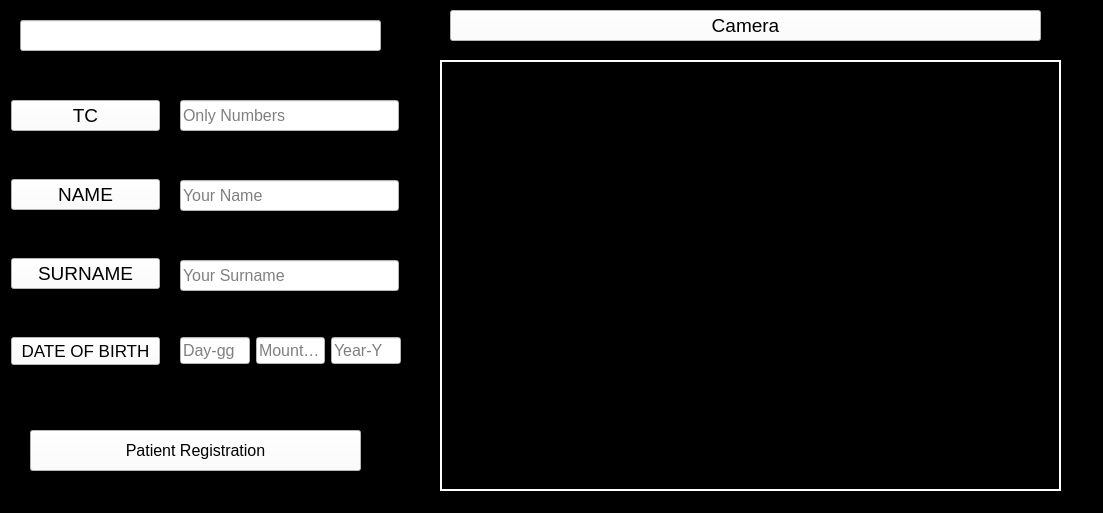
<?xml version="1.0" encoding="UTF-8"?>
<ui version="4.0">
 <class>MainWindow</class>
 <widget class="QWidget" name="MainWindow">
  <property name="windowModality">
   <enum>Qt::ApplicationModal</enum>
  </property>
  <property name="geometry">
   <rect>
    <x>0</x>
    <y>0</y>
    <width>1103</width>
    <height>513</height>
   </rect>
  </property>
  <property name="cursor">
   <cursorShape>ArrowCursor</cursorShape>
  </property>
  <property name="mouseTracking">
   <bool>false</bool>
  </property>
  <property name="windowTitle">
   <string>HOSFACE</string>
  </property>
  <property name="layoutDirection">
   <enum>Qt::LeftToRight</enum>
  </property>
  <property name="autoFillBackground">
   <bool>false</bool>
  </property>
  <property name="styleSheet">
   <string notr="true">background-color: rgb(0, 0, 0);</string>
  </property>
  <widget class="QPushButton" name="BKayit">
   <property name="geometry">
    <rect>
     <x>30</x>
     <y>430</y>
     <width>331</width>
     <height>41</height>
    </rect>
   </property>
   <property name="font">
    <font>
     <pointsize>12</pointsize>
    </font>
   </property>
   <property name="styleSheet">
    <string notr="true"> background-color:rgb(255, 255, 255)</string>
   </property>
   <property name="text">
    <string>Patient Registration</string>
   </property>
  </widget>
  <widget class="QWidget" name="verticalLayoutWidget">
   <property name="geometry">
    <rect>
     <x>10</x>
     <y>70</y>
     <width>151</width>
     <height>331</height>
    </rect>
   </property>
   <layout class="QVBoxLayout" name="verticalLayout">
    <property name="spacing">
     <number>18</number>
    </property>
    <property name="leftMargin">
     <number>1</number>
    </property>
    <property name="topMargin">
     <number>0</number>
    </property>
    <property name="rightMargin">
     <number>1</number>
    </property>
    <property name="bottomMargin">
     <number>3</number>
    </property>
    <item>
     <widget class="QPushButton" name="pushButton_2">
      <property name="font">
       <font>
        <pointsize>14</pointsize>
       </font>
      </property>
      <property name="styleSheet">
       <string notr="true">background-color: rgb(255, 255, 255);</string>
      </property>
      <property name="text">
       <string>TC</string>
      </property>
     </widget>
    </item>
    <item>
     <widget class="QPushButton" name="pushButton_4">
      <property name="font">
       <font>
        <pointsize>14</pointsize>
       </font>
      </property>
      <property name="styleSheet">
       <string notr="true">background-color: rgb(255, 255, 255);</string>
      </property>
      <property name="text">
       <string>NAME</string>
      </property>
     </widget>
    </item>
    <item>
     <widget class="QPushButton" name="pushButton_3">
      <property name="font">
       <font>
        <pointsize>14</pointsize>
       </font>
      </property>
      <property name="styleSheet">
       <string notr="true">background-color: rgb(255, 255, 255);</string>
      </property>
      <property name="text">
       <string>SURNAME</string>
      </property>
     </widget>
    </item>
    <item>
     <widget class="QPushButton" name="pushButton">
      <property name="font">
       <font>
        <pointsize>13</pointsize>
       </font>
      </property>
      <property name="styleSheet">
       <string notr="true">background-color: rgb(255, 255, 255);</string>
      </property>
      <property name="text">
       <string>DATE OF BIRTH</string>
      </property>
     </widget>
    </item>
   </layout>
  </widget>
  <widget class="QWidget" name="horizontalLayoutWidget">
   <property name="geometry">
    <rect>
     <x>180</x>
     <y>330</y>
     <width>221</width>
     <height>41</height>
    </rect>
   </property>
   <layout class="QHBoxLayout" name="horizontalLayout">
    <item>
     <widget class="QLineEdit" name="LineDay">
      <property name="enabled">
       <bool>true</bool>
      </property>
      <property name="baseSize">
       <size>
        <width>0</width>
        <height>0</height>
       </size>
      </property>
      <property name="font">
       <font>
        <pointsize>12</pointsize>
       </font>
      </property>
      <property name="toolTip">
       <string/>
      </property>
      <property name="toolTipDuration">
       <number>-1</number>
      </property>
      <property name="statusTip">
       <string/>
      </property>
      <property name="whatsThis">
       <string/>
      </property>
      <property name="styleSheet">
       <string notr="true"> background-color:rgb(255, 255, 255)</string>
      </property>
      <property name="inputMethodHints">
       <set>Qt::ImhFormattedNumbersOnly</set>
      </property>
      <property name="inputMask">
       <string/>
      </property>
      <property name="text">
       <string/>
      </property>
      <property name="maxLength">
       <number>2</number>
      </property>
      <property name="alignment">
       <set>Qt::AlignLeading|Qt::AlignLeft|Qt::AlignVCenter</set>
      </property>
      <property name="placeholderText">
       <string>Day-gg</string>
      </property>
      <property name="cursorMoveStyle">
       <enum>Qt::LogicalMoveStyle</enum>
      </property>
      <property name="clearButtonEnabled">
       <bool>false</bool>
      </property>
     </widget>
    </item>
    <item>
     <widget class="QLineEdit" name="LineMounth">
      <property name="font">
       <font>
        <pointsize>12</pointsize>
       </font>
      </property>
      <property name="styleSheet">
       <string notr="true"> background-color:rgb(255, 255, 255)</string>
      </property>
      <property name="inputMethodHints">
       <set>Qt::ImhPreferNumbers</set>
      </property>
      <property name="maxLength">
       <number>2</number>
      </property>
      <property name="alignment">
       <set>Qt::AlignLeading|Qt::AlignLeft|Qt::AlignVCenter</set>
      </property>
      <property name="placeholderText">
       <string>Mount-aa</string>
      </property>
      <property name="clearButtonEnabled">
       <bool>false</bool>
      </property>
     </widget>
    </item>
    <item>
     <widget class="QLineEdit" name="LineYear">
      <property name="font">
       <font>
        <pointsize>12</pointsize>
       </font>
      </property>
      <property name="styleSheet">
       <string notr="true"> background-color:rgb(255, 255, 255)</string>
      </property>
      <property name="inputMethodHints">
       <set>Qt::ImhPreferNumbers</set>
      </property>
      <property name="maxLength">
       <number>4</number>
      </property>
      <property name="alignment">
       <set>Qt::AlignLeading|Qt::AlignLeft|Qt::AlignVCenter</set>
      </property>
      <property name="placeholderText">
       <string>Year-Y</string>
      </property>
      <property name="clearButtonEnabled">
       <bool>false</bool>
      </property>
     </widget>
    </item>
   </layout>
  </widget>
  <widget class="QProgressBar" name="progressBar">
   <property name="geometry">
    <rect>
     <x>20</x>
     <y>20</y>
     <width>361</width>
     <height>31</height>
    </rect>
   </property>
   <property name="font">
    <font>
     <pointsize>14</pointsize>
    </font>
   </property>
   <property name="cursor">
    <cursorShape>ArrowCursor</cursorShape>
   </property>
   <property name="styleSheet">
    <string notr="true">background-color: rgb(255, 255, 255);
color: rgb(255, 255, 255);</string>
   </property>
   <property name="maximum">
    <number>10</number>
   </property>
   <property name="value">
    <number>0</number>
   </property>
   <property name="invertedAppearance">
    <bool>false</bool>
   </property>
  </widget>
  <widget class="QPushButton" name="BKayit_2">
   <property name="geometry">
    <rect>
     <x>450</x>
     <y>10</y>
     <width>591</width>
     <height>31</height>
    </rect>
   </property>
   <property name="font">
    <font>
     <pointsize>14</pointsize>
    </font>
   </property>
   <property name="styleSheet">
    <string notr="true"> background-color:rgb(255, 255, 255)</string>
   </property>
   <property name="text">
    <string>Camera</string>
   </property>
  </widget>
  <widget class="QLineEdit" name="LineTc">
   <property name="enabled">
    <bool>true</bool>
   </property>
   <property name="geometry">
    <rect>
     <x>180</x>
     <y>100</y>
     <width>219</width>
     <height>31</height>
    </rect>
   </property>
   <property name="font">
    <font>
     <pointsize>12</pointsize>
    </font>
   </property>
   <property name="styleSheet">
    <string notr="true"> background-color:rgb(255, 255, 255)</string>
   </property>
   <property name="inputMethodHints">
    <set>Qt::ImhPreferNumbers</set>
   </property>
   <property name="text">
    <string/>
   </property>
   <property name="maxLength">
    <number>11</number>
   </property>
   <property name="echoMode">
    <enum>QLineEdit::Normal</enum>
   </property>
   <property name="cursorPosition">
    <number>0</number>
   </property>
   <property name="alignment">
    <set>Qt::AlignLeading|Qt::AlignLeft|Qt::AlignVCenter</set>
   </property>
   <property name="dragEnabled">
    <bool>false</bool>
   </property>
   <property name="readOnly">
    <bool>false</bool>
   </property>
   <property name="placeholderText">
    <string>Only Numbers</string>
   </property>
   <property name="cursorMoveStyle">
    <enum>Qt::LogicalMoveStyle</enum>
   </property>
   <property name="clearButtonEnabled">
    <bool>false</bool>
   </property>
  </widget>
  <widget class="QLineEdit" name="LineAd">
   <property name="geometry">
    <rect>
     <x>180</x>
     <y>180</y>
     <width>219</width>
     <height>31</height>
    </rect>
   </property>
   <property name="font">
    <font>
     <pointsize>12</pointsize>
    </font>
   </property>
   <property name="styleSheet">
    <string notr="true"> background-color:rgb(255, 255, 255)</string>
   </property>
   <property name="alignment">
    <set>Qt::AlignLeading|Qt::AlignLeft|Qt::AlignVCenter</set>
   </property>
   <property name="placeholderText">
    <string>Your Name</string>
   </property>
   <property name="clearButtonEnabled">
    <bool>false</bool>
   </property>
  </widget>
  <widget class="QLineEdit" name="LineSoyad">
   <property name="geometry">
    <rect>
     <x>180</x>
     <y>260</y>
     <width>219</width>
     <height>31</height>
    </rect>
   </property>
   <property name="font">
    <font>
     <pointsize>12</pointsize>
    </font>
   </property>
   <property name="styleSheet">
    <string notr="true"> background-color:rgb(255, 255, 255)</string>
   </property>
   <property name="alignment">
    <set>Qt::AlignLeading|Qt::AlignLeft|Qt::AlignVCenter</set>
   </property>
   <property name="placeholderText">
    <string>Your Surname</string>
   </property>
   <property name="clearButtonEnabled">
    <bool>false</bool>
   </property>
  </widget>
  <widget class="QLabel" name="label">
   <property name="geometry">
    <rect>
     <x>440</x>
     <y>60</y>
     <width>621</width>
     <height>431</height>
    </rect>
   </property>
   <property name="styleSheet">
    <string notr="true">color: rgb(255, 255, 255);</string>
   </property>
   <property name="frameShape">
    <enum>QFrame::WinPanel</enum>
   </property>
   <property name="text">
    <string/>
   </property>
  </widget>
 </widget>
 <resources/>
 <connections/>
 <slots>
  <slot>StartTime()</slot>
 </slots>
</ui>
